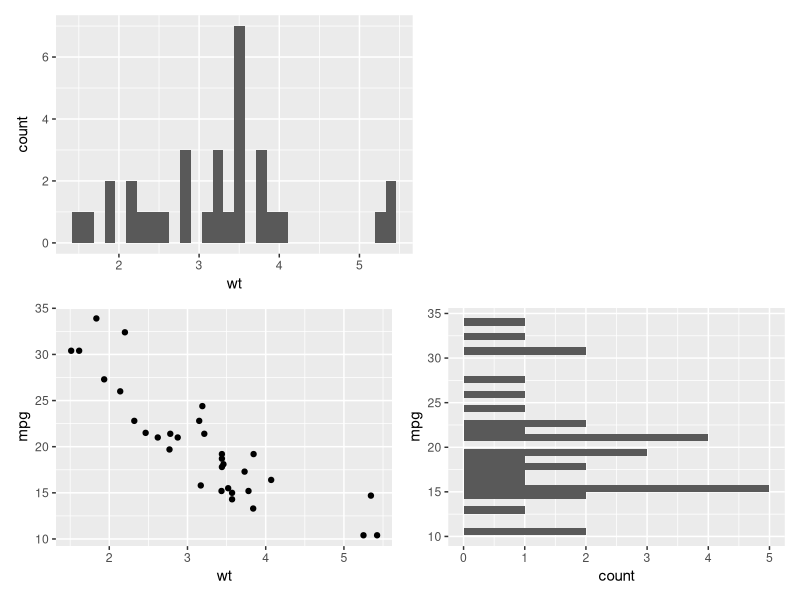
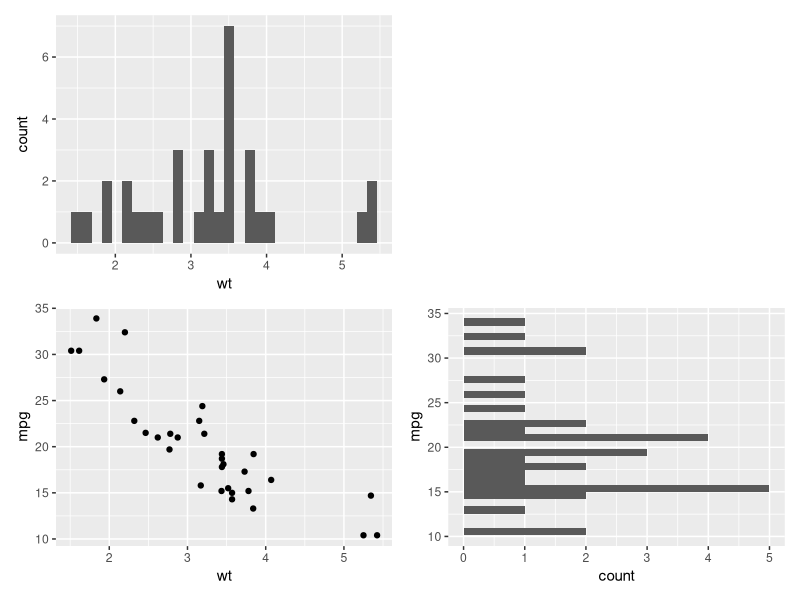
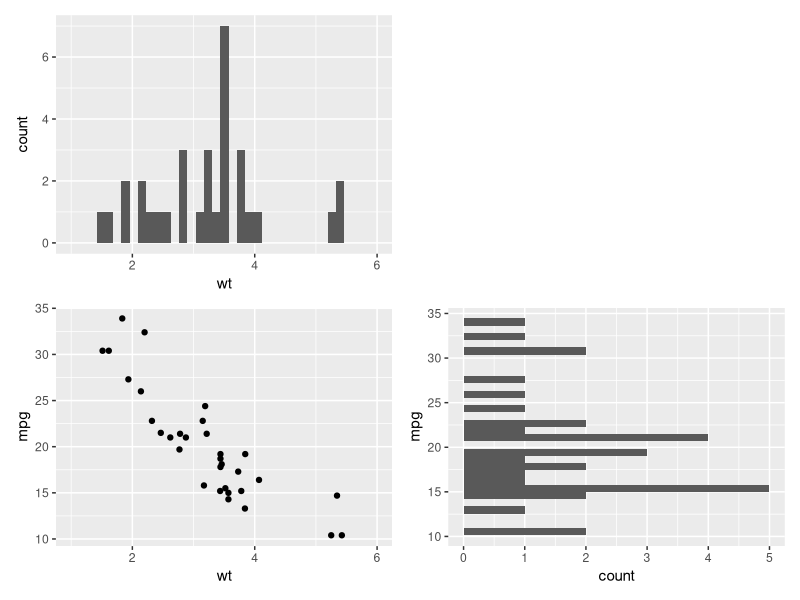
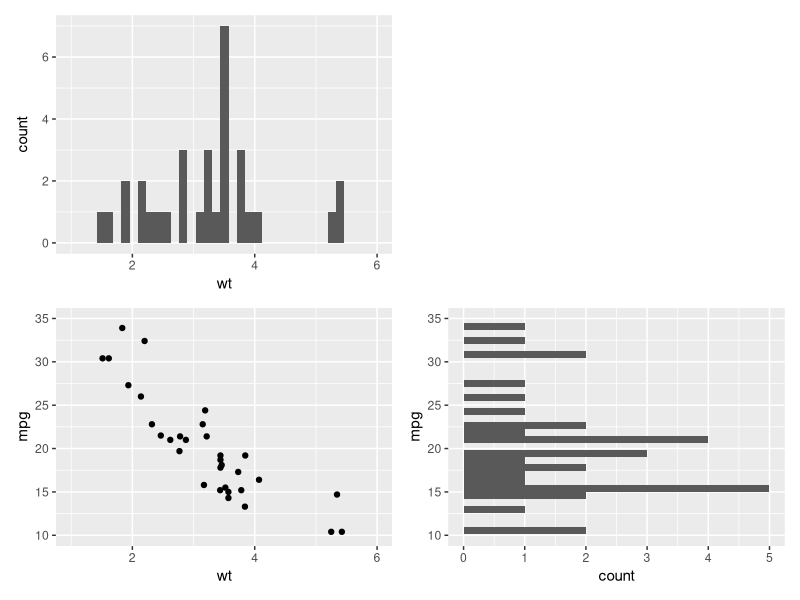
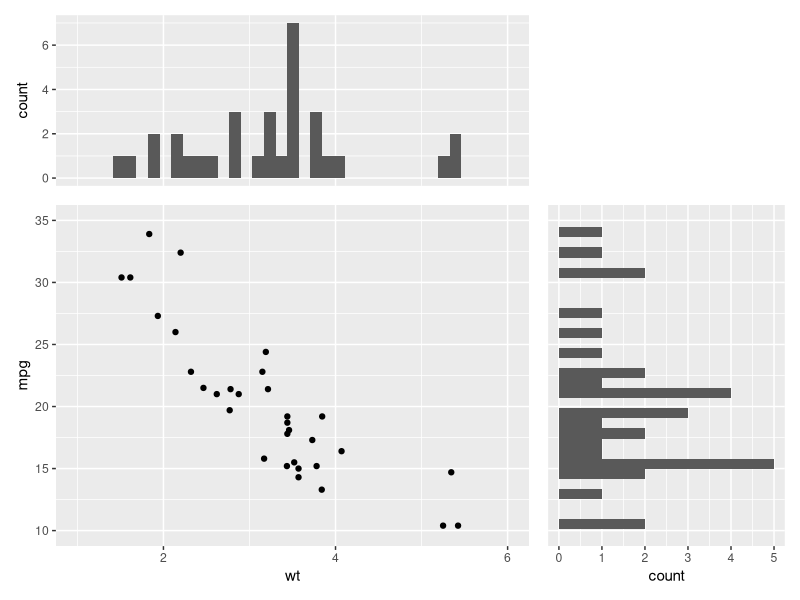

The R source for these figures, in order:
## ---- chunk 1
library(ggplot2)
library(patchwork)
## ---- chunk 2
library(ggplot2)
library(patchwork)
xy <- ggplot(mtcars, aes(wt, mpg)) + geom_point()
x <- ggplot(mtcars, aes(wt)) + geom_histogram(bins = 30)
y <- ggplot(mtcars, aes(mpg)) + geom_histogram(bins = 30) + coord_flip()
(x | plot_spacer()) / (xy | y)
## ---- chunk 3
wrap_plots(x, plot_spacer(), xy, y, nrow = 2)
## ---- chunk 4
xlimits <- coord_cartesian(xlim = c(1, 6)) # xlim() はNG
wrap_plots(x + xlimits, plot_spacer(), xy + xlimits, y, nrow = 2)
## ---- chunk 5
xlimits <- coord_cartesian(xlim = c(1, 6)) # xlim() はNG
wrap_plots(
  x + coord_cartesian(xlim = c(1, 6)), 
  plot_spacer(), 
  xy + coord_cartesian(xlim = c(1, 6), ylim = c(10, 35)), 
  y + coord_flip(xlim = c(10, 35)), 
  nrow = 2
)
## ---- chunk 6
theme_marginal_x <- theme(axis.title.x = element_blank(), axis.text.x = element_blank(), axis.ticks.x = element_blank())
theme_marginal_y <- theme(axis.title.y = element_blank(), axis.text.y = element_blank(), axis.ticks.y = element_blank())
wrap_plots(
  x + coord_cartesian(xlim = c(1, 6)) + theme_marginal_x, 
  plot_spacer(), 
  xy + coord_cartesian(xlim = c(1, 6), ylim = c(10, 35)), 
  y + coord_flip(xlim = c(10, 35)) + theme_marginal_y, 
  nrow = 2,
  widths = c(1, 0.5),
  heights = c(0.5, 1)
)
